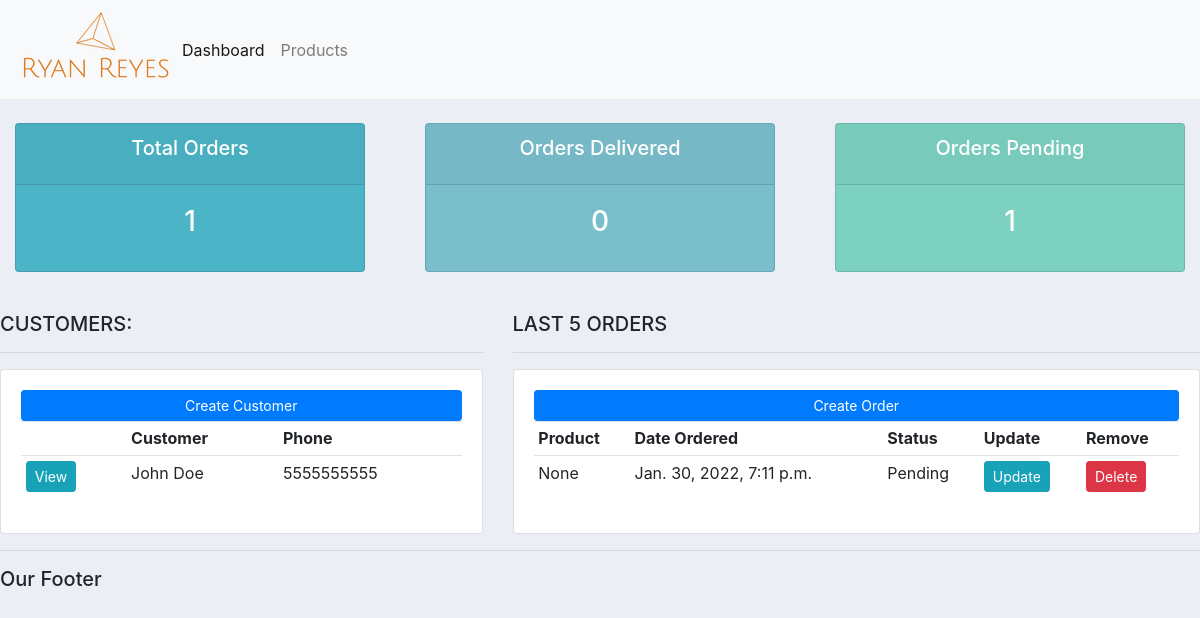
The app's page /, older data.
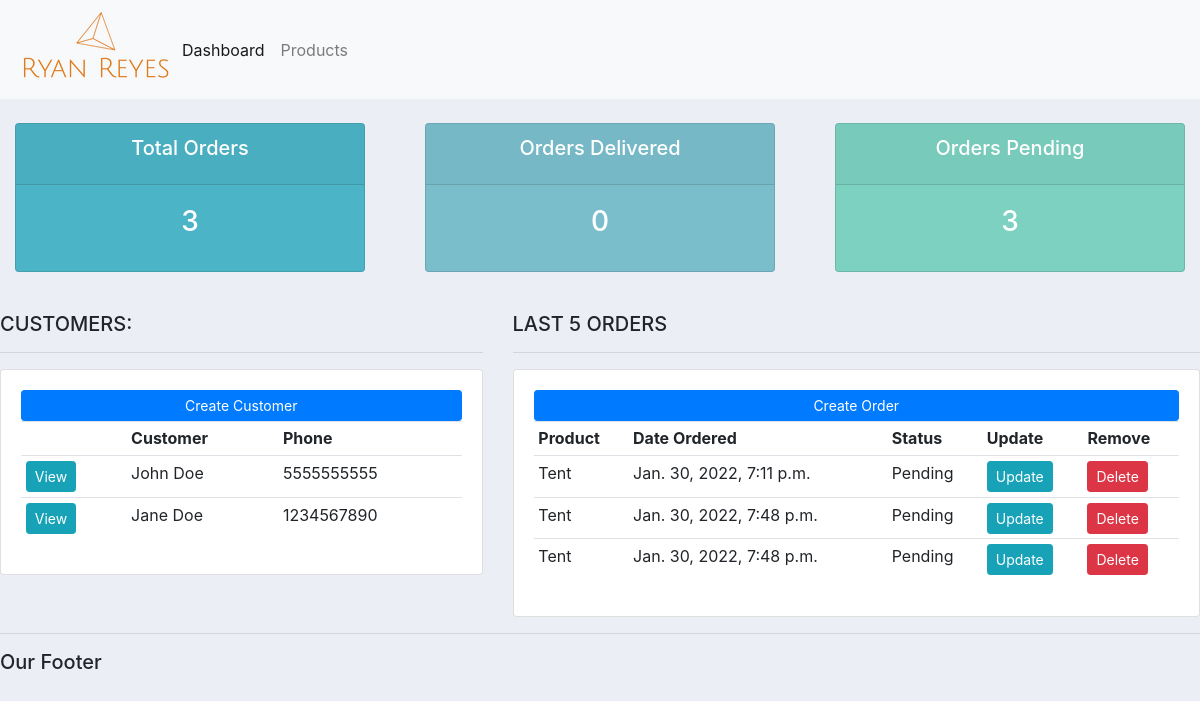
The same page, newer data.
### accounts/models.py (models this page shows, shortened)
class Customer(models.Model):
    name = models.CharField(max_length=200, null=True)
    phone = models.CharField(max_length=200, null=True)
    email = models.CharField(max_length=20, null=True)
    date_created = models.DateTimeField(auto_now_add=True, null=True)

class Order(models.Model):
    STATUS = (
        ('Pending', 'Pending'),
        ('Out for delivery', 'Out for delivery'),
        ('Delivered', 'Delivered')
    )
    customer = models.ForeignKey(
        Customer, null=True, on_delete=models.SET_NULL)
    product = models.ForeignKey(Product, null=True, on_delete=models.SET_NULL)
    date_created = models.DateTimeField(auto_now_add=True, null=True)
    status = models.CharField(max_length=200, null=True, choices=STATUS)

class Product(models.Model):
    CATEGORY = (
        ('Indoor', 'Indoor'),
        ('Outdoor', 'Outdoor')
    )
    name = models.CharField(max_length=200, null=True)
    price = models.FloatField(null=True)
    category = models.CharField(max_length=200, null=True, choices=CATEGORY)
    description = models.CharField(max_length=200, null=True)
    date_created = models.DateTimeField(auto_now_add=True, null=True)
    tag = models.ManyToManyField(Tag)
    def __str__(self):
        return self.name

### accounts/views.py (the view)
# urls.py: path('', views.home, name="home"),
def home(request):
    orders = Order.objects.all()
    customers = Customer.objects.all()
    total_customers = customers.count()
    total_orders = orders.count()
    delivered = orders.filter(status='Delivered').count()
    pending = orders.filter(status='Pending').count()
    context = {'orders': orders, 'customers': customers,
               'total_customers': total_customers, 'total_orders': total_orders,
               'delivered': delivered, 'pending': pending}
    return render(request, 'accounts/dboard.html', context)

### accounts/templates/accounts/dboard.html
{% extends 'accounts/main.html' %}
{% block content %}
{% include 'accounts/status.html' %}
<br>
<div class="row">
    <div class="col-md-5">
        <h5>CUSTOMERS:</h5>
        <hr>
        <div class="card card-body">
            <a class="btn btn-primary  btn-sm btn-block" href="">Create Customer</a>
            <table class="table table-sm">
                <tr>
                    <th></th>
                    <th>Customer</th>
                    <th>Phone</th>
                </tr>
                {% for customer in customers %}
                <tr>
                    <td><a class="btn btn-sm btn-info" href="{% url 'customer' customer.id %}">View</a></td>
                    <td>{{customer.name}}</td>
                    <td>{{customer.phone}}</td>
                </tr>
                {% endfor %}
            </table>
        </div>
    </div>
    <div class="col-md-7">
        <h5>LAST 5 ORDERS</h5>
        <hr>
        <div class="card card-body">
            <a class="btn btn-primary  btn-sm btn-block" href="{% url 'create_order' %}">Create Order</a>
            <table class="table table-sm">
                <tr>
                    <th>Product</th>
                    <th>Date Ordered</th>
                    <th>Status</th>
                    <th>Update</th>
                    <th>Remove</th>
                </tr>
                {% for order in orders %}
                <tr>
                    <td>{{order.product}}</td>
                    <td>{{order.date_created}}</td>
                    <td>{{order.status}}</td>
                    <td><a class="btn btn-sm btn-info" href="{% url 'update_order' order.id %}">Update</a></td>
                    <td><a class="btn btn-sm btn-danger" href="{% url 'delete_order' order.id %}">Delete</a></td>
                </tr>
                {% endfor %}
            </table>
        </div>
    </div>
</div>
{% endblock %}

Row changes from the older to the newer data that the page shows:
added Customer: name "Jane Doe", phone "1234567890"
changed Order "Jan. 30, 2022, 7:11 p.m.": product "None" → "Tent"
added Order: product "Tent", date_created "Jan. 30, 2022, 7:48 p.m.", status "Pending"
added Order: product "Tent", date_created "Jan. 30, 2022, 7:48 p.m.", status "Pending"
Text that changed along with them:
{{ total_orders }}: "1" → "3"
{{ pending }}: "1" → "3"
